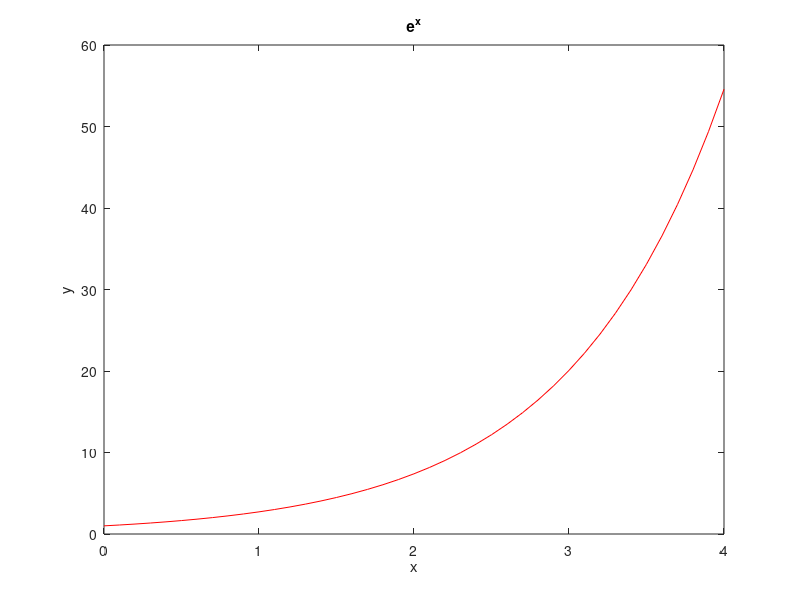

Reproduce this figure in MATLAB.
% Octave Script
% Title	        :Sumas de Rieman
% Correo        :orlandourbanotrejo@gmail.com
% Description	:Teorema de existencia 
% Date		    :01_05_2021
% Version	    :1
% Usage		    :octave>path/EjercicioNumero1
%		        :Requiere aplicacion octave, usar linea de comandos
%		        :https://octaveintro.readthedocs.io/en/latest/index.html

% Autor: Hernandez Lopez Raul @Neo
% correo: freeenergy1975@gmail.com
% Teorema de existencia
x = 0:0.1:4;
y = 2.718.^x;

plot(x, y, 'r');

title("e^x");

xlabel("x");
ylabel("y");

